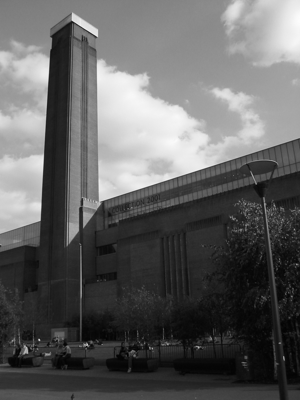
%> input picture ex/ex1/London.png, 300 x 400 px
$ octave MaxMinFilter.m   (GNU Octave 9; MATLAB toolbox functions it lacks are replaced by stand-ins)
%> lines starting %> are read from the running program, lines starting %| are printed output that depends on the picture
clear 'all';
close 'all';

%read image
Image = imread('..\uebung01\London.png');
%> Image is the input picture: size 400x300 uint8; min 0, max 252, mean 97.2

%plot the image
figure(1);
subplot(2,2,1);
imshow(Image);
title('Original');

%read the image with text
ImageText = imread('London_text.png');
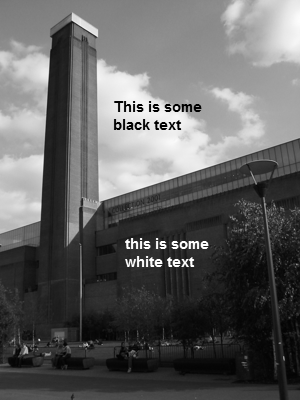
%> input picture ex/ex4/London_text.png, 300 x 400 px
%> ImageText is the input picture: size 400x300 uint8; min 0, max 255, mean 97.2
% ImageText = rgb2gray(ImageText);
% imwrite(ImageText, 'London_text.png', 'png');

%plot
subplot(2,2,2);
imshow(ImageText);
title('Image + Text');

%apply a minimum filter on 5x5 square ??????
ImageMin =  ImageText;
%plot
subplot(2,2,3);
imshow(ImageMin);
title('Minimum Filter');

%apply a maximum filter on 5x5 square ???????
ImageMax =  ImageText;
%plot
subplot(2,2,4);
imshow(ImageMax);
title('Maximum Filter');

LineNumber = 245;
figure(2);hold on
plot(Image(LineNumber,:), 'bo-');
ImgTitel = sprintf('x-Wert (Zeile %d)', LineNumber);
xlabel(ImgTitel);
ylabel('Grauwert');
plot(ImageText(LineNumber,:), 'r-');
plot(ImageMin(LineNumber,:), 'g-');
plot(ImageMax(LineNumber,:), 'c-');
legend('Original', 'Image + Text', 'Minimum Filter', 'Maximum Filter');
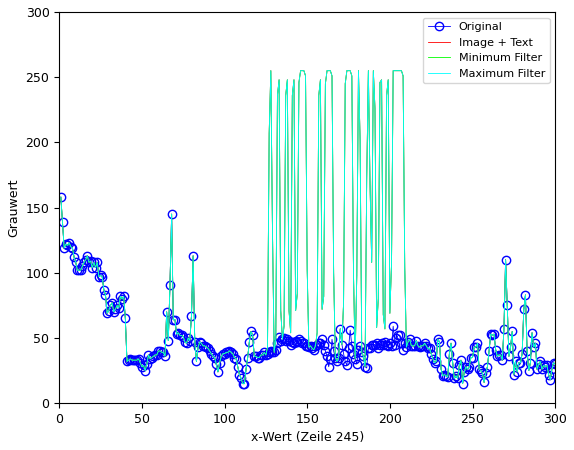
%> figure redrawn from the program's plot data; curve peaks at x = 1, y = 158; curve peaks at x = 128, y = 255
